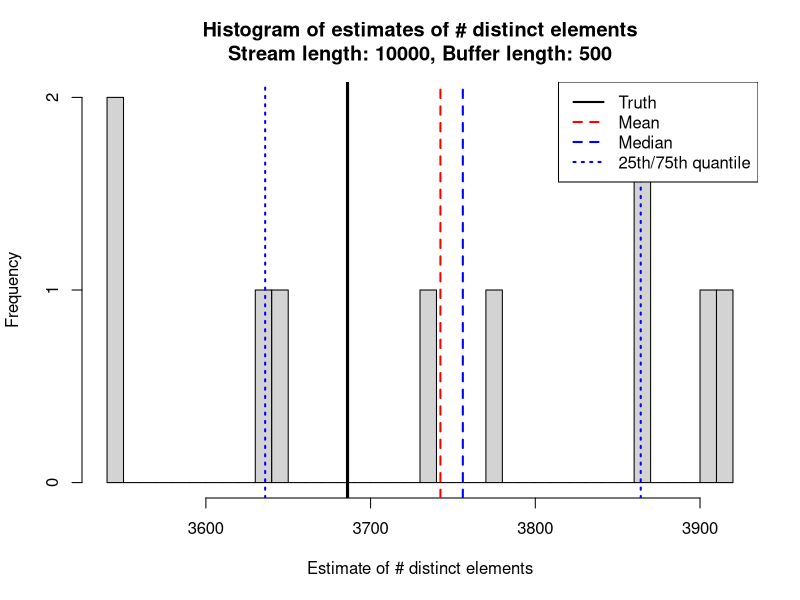
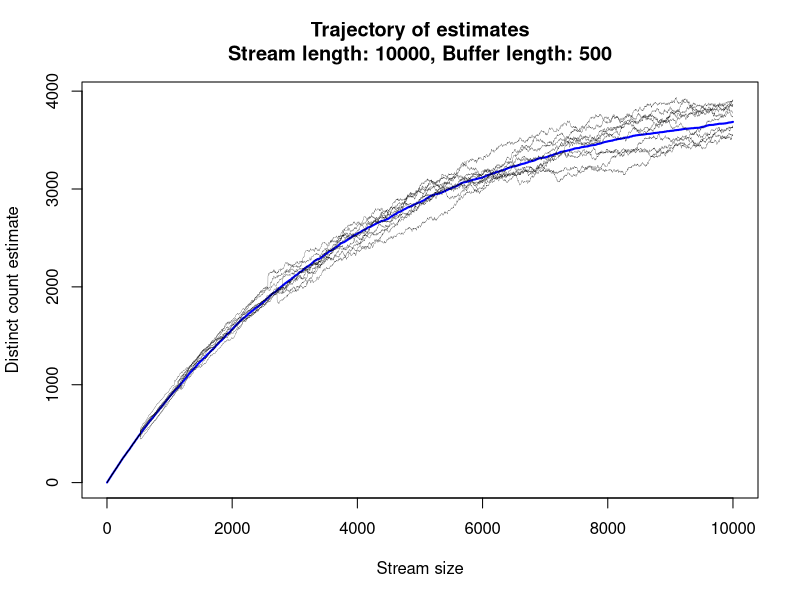
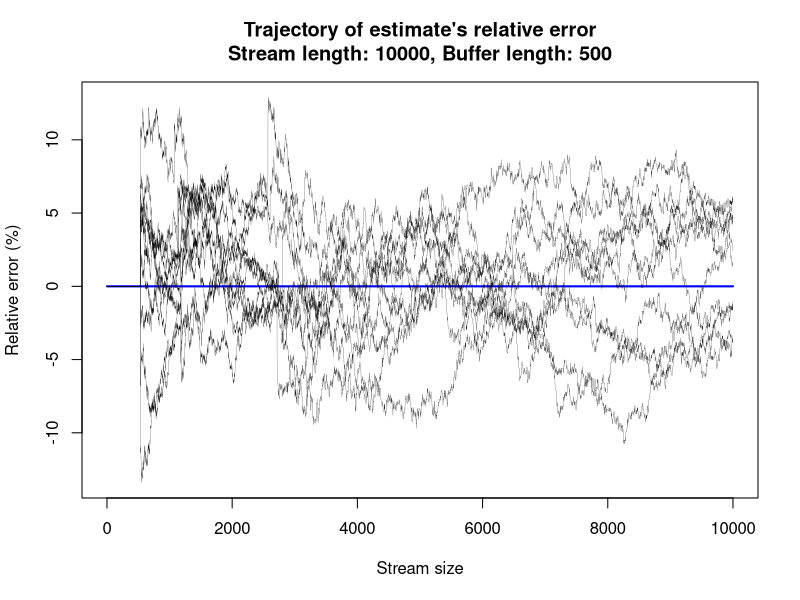

Generate these figures, in order, with R:
# threshold: number of elements buffer can hold
# trajectory: if TRUE, return the estimate after every item in stream (default FALSE)
estimate_distinct_elements <- function(data_stream, threshold, trajectory = FALSE) {
  p <- 1
  m <- length(data_stream)
  buffer <- c()
  hit_fail_event <- FALSE
  estimates <- rep(NA, m)
  for (i in 1:m) {
    buffer <- setdiff(buffer, data_stream[i])
    if (runif(1) < p) buffer <- c(buffer, data_stream[i])
    if (length(buffer) == threshold) {
      buffer <- buffer[runif(threshold) < 0.5]
      p <- p / 2
      if (length(buffer) == threshold) {  # fail event
        hit_fail_event <- TRUE
      }
    }
    estimates[i] <- ifelse(hit_fail_event, -1, length(buffer) / p)
  }
  
  if (trajectory) {
    return(estimates)
  } else {
    return(estimates[m])
  }
}

# naive solution for getting exact element count after every item in stream
get_distinct_element_count <- function(data_stream) {
  m <- length(data_stream)
  buffer <- c()
  estimates <- rep(NA, m)
  for (i in 1:m) {
    buffer <- setdiff(buffer, data_stream[i])
    buffer <- c(buffer, data_stream[i])
    estimates[i] <- length(buffer)
  }
  estimates
}

# parameters
max_int <- 4000       # each element is randomly picked from [1, max_int]
stream_size <- 10000  # size of data stream
threshold <- 500      # size of buffer
n_simulations <- 10   # number of times to run the estimation algo
n_trajectories <- 10  # number of trajectories to plot

# run estimation algorithm several times for a given set of data
set.seed(1)
data_stream <- sample(max_int, size = stream_size, replace = TRUE)
true_final_distinct_count <- length(unique(data_stream))
true_distinct_count <- get_distinct_element_count(data_stream)
estimates <- t(replicate(n_simulations,
                         estimate_distinct_elements(data_stream, threshold, TRUE)))
final_estimates <- estimates[, stream_size]

# print some results
data_stream
true_distinct_count
true_final_distinct_count
summary(final_estimates)
sum(final_estimates < 0)  # number of fails

# Plot histogram of final estimates
#png("hist_10k_4k_50.png", width = 800, height = 800, res = 120)
hist(final_estimates,
     main = paste0("Histogram of estimates of # distinct elements\n",
                   "Stream length: ", stream_size, ", Buffer length: ", threshold),
     xlab = "Estimate of # distinct elements",
     breaks = 30)
abline(v = true_final_distinct_count, col = "black", lwd = 3)
abline(v = mean(final_estimates), col = "red", lwd = 2, lty = 2)    # mean
abline(v = median(final_estimates), col = "blue", lwd = 2, lty = 2) # median
abline(v = quantile(final_estimates, 0.25), col = "blue", lwd = 2, lty = 3) # 25th quantile
abline(v = quantile(final_estimates, 0.75), col = "blue", lwd = 2, lty = 3) # 75th quantile
legend("topright", legend = c("Truth", "Mean", "Median", "25th/75th quantile"),
       col = c("black", "red", "blue", "blue"), lty = c(1, 2, 2, 3), lwd = 2)
#dev.off()

# Plot trajectories
trajectory_estimates <- estimates[1:n_trajectories, , drop = FALSE]
max_estimate <- max(trajectory_estimates)
#png("lines_10k_4k_50.png", width = 800, height = 600, res = 120)
plot(1:stream_size, true_distinct_count, type = "l", col = "blue", lwd = 2,
     ylim = c(0, max_estimate),
     main = paste0("Trajectory of estimates\n",
                   "Stream length: ", stream_size, ", Buffer length: ", threshold),
     xlab = "Stream size", ylab = "Distinct count estimate"
)
for (i in 1:n_trajectories) {
  lines(1:stream_size, trajectory_estimates[i, ], lwd = 0.2)
}
#dev.off()

# Plot relative error trajectories
rel_error_estimates <- t(apply(trajectory_estimates, 1,
                             function(x) (x - true_distinct_count) / true_distinct_count) * 100)


max_rel_error_estimate <- max(rel_error_estimates)
min_rel_error_estimate <- min(rel_error_estimates)
#png("rel_error_10k_4k_50.png", width = 800, height = 600, res = 120)
plot(1:stream_size, rep(0, stream_size), type = "l", col = "blue", lwd = 2,
     ylim = c(min_rel_error_estimate, max_rel_error_estimate),
     main = paste0("Trajectory of estimate's relative error\n",
                   "Stream length: ", stream_size, ", Buffer length: ", threshold),
     xlab = "Stream size", ylab = "Relative error (%)"
)
for (i in 1:n_trajectories) {
  lines(1:stream_size, rel_error_estimates[i, ], lwd = 0.2)
}
#dev.off()